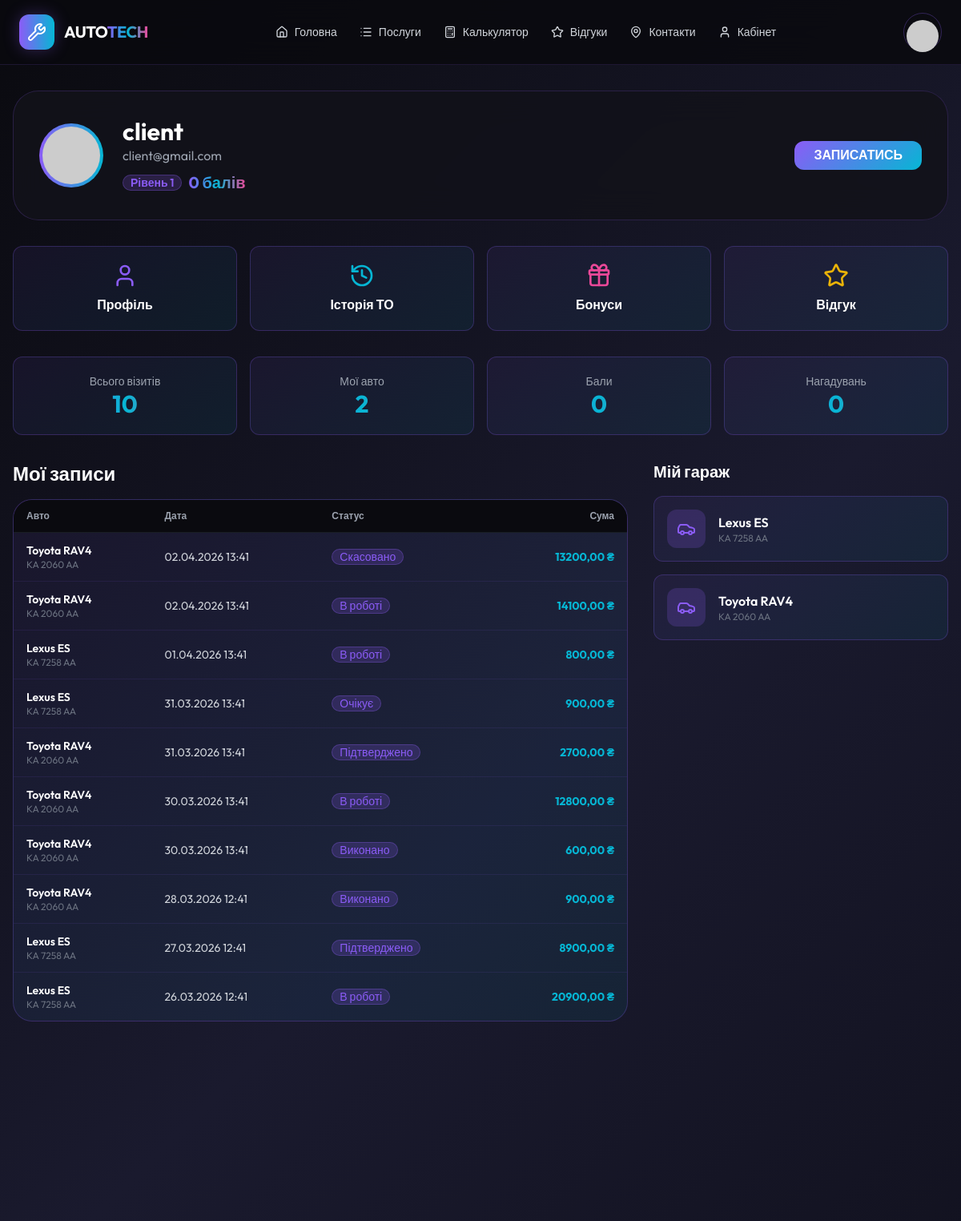
/dashboard/ (signed in, upper part), run on an earlier commit of the app's database.
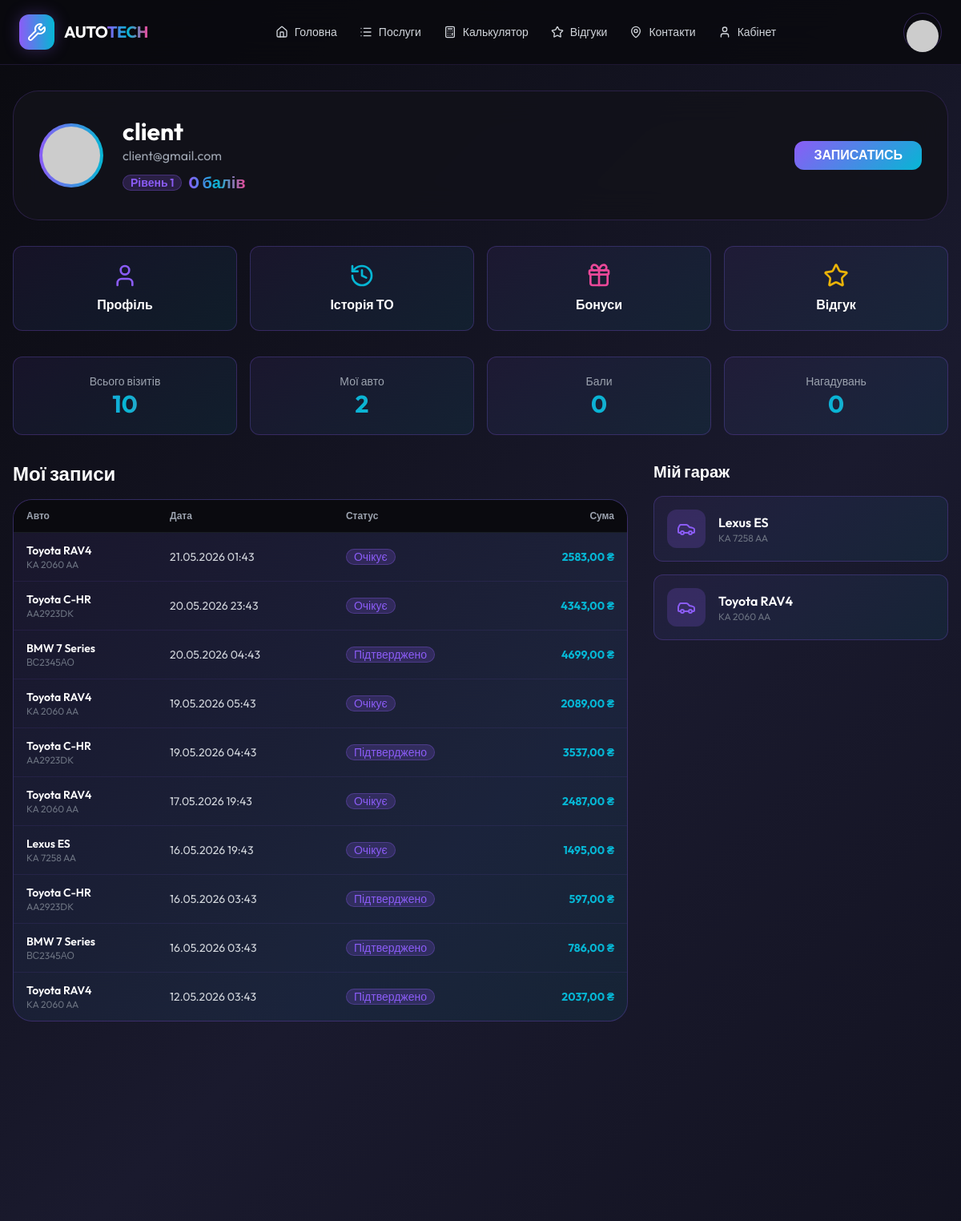
And on a later commit of the database.
### bookings/models.py (models this page shows, shortened)
class Booking(models.Model):
    class Status(models.TextChoices):
        PENDING = "PENDING", _("Очікує")
        CONFIRMED = "CONFIRMED", _("Підтверджено")
        IN_PROGRESS = "IN_PROGRESS", _("В роботі")
        DONE = "DONE", _("Виконано")
        CANCELLED = "CANCELLED", _("Скасовано")
    client = models.ForeignKey(
        settings.AUTH_USER_MODEL, on_delete=models.CASCADE, related_name="bookings"
    )
    car = models.ForeignKey(UserCar, on_delete=models.CASCADE, related_name="bookings")
    mechanic = models.ForeignKey(
        settings.AUTH_USER_MODEL,
        on_delete=models.SET_NULL,
        null=True,
        blank=True,
        limit_choices_to={"role": "MECHANIC"},
        related_name="assigned_tasks",
    )
    scheduled_at = models.DateTimeField(verbose_name=_("Заплановано на"))
    service_type = models.CharField(max_length=200, blank=True, verbose_name=_("Тип послуги"))
    status = models.CharField(
        max_length=20, choices=Status.choices, default=Status.PENDING, verbose_name=_("Статус")
    )
    total_cost = models.DecimalField(
        max_digits=10, decimal_places=2, default=0, verbose_name=_("Загальна вартість")
    )
    notes = models.TextField(blank=True, verbose_name=_("Примечания"))
    created_at = models.DateTimeField(auto_now_add=True)
    class Meta:
        verbose_name = _("Запис на сервіс")
        verbose_name_plural = _("Записи на сервіс")
        ordering = ["-scheduled_at"]

### cars/models.py (models this page shows, shortened)
class UserCar(models.Model):
    class FuelType(models.TextChoices):
        GASOLINE = "GASOLINE", _("Бензин")
        DIESEL = "DIESEL", _("Дизель")
        LPG = "LPG", _("Газ/Газ-бензин")
        ELECTRIC = "ELECTRIC", _("Електро")
        HYBRID = "HYBRID", _("Гібрид")
        CNG = "CNG", _("Метан")
    class EngineType(models.TextChoices):
        NATURAL = "NATURAL", _("Атмосферний")
        TURBO = "TURBO", _("Турбований")
        SUPERCHARGE = "SUPERCHARGE", _("Наддувний")
    class TechnicalCondition(models.TextChoices):
        EXCELLENT = "EXCELLENT", _("Відмінний")
        GOOD = "GOOD", _("Добрий")
        NEEDS_REPAIR = "NEEDS_REPAIR", _("Потребує ремонту")
        CRITICAL = "CRITICAL", _("Критичний")
    user = models.ForeignKey(
        settings.AUTH_USER_MODEL, on_delete=models.CASCADE, related_name="my_cars"
    )
    model = models.ForeignKey(CarModel, on_delete=models.PROTECT)
    vin = models.CharField(
        max_length=17, unique=True, blank=True, null=True, verbose_name=_("VIN-код")
    )
    license_plate = models.CharField(max_length=20, verbose_name=_("Держ. номер"))
    year = models.PositiveIntegerField(verbose_name=_("Рік випуску"))
    mileage = models.PositiveIntegerField(default=0, verbose_name=_("Пробіг (км)"))
    engine_type = models.CharField(
        max_length=20,
        choices=EngineType.choices,
        blank=True,
        null=True,
        verbose_name=_("Тип двигуна"),
    )
    engine_volume = models.DecimalField(
        max_digits=3, decimal_places=1, blank=True, null=True, verbose_name=_("Об'єм двигуна (л)")
    )
    fuel_type = models.CharField(
        max_length=20, choices=FuelType.choices, blank=True, null=True, verbose_name=_("Тип палива")
    )
    technical_condition = models.CharField(
        max_length=20,
        choices=TechnicalCondition.choices,
        default=TechnicalCondition.GOOD,
        verbose_name=_("Технічний стан"),
    )
    class Meta:
        verbose_name = _("Автомобіль користувача")
        verbose_name_plural = _("Автомобілі користувачів")

class CarModel(models.Model):
    brand = models.ForeignKey(CarBrand, on_delete=models.CASCADE, related_name="models")
    name = models.CharField(max_length=100, verbose_name=_("Модель"))
    year_start = models.PositiveIntegerField(default=2000)
    year_end = models.PositiveIntegerField(blank=True, null=True)
    def __str__(self):
        return f"{self.brand.name} {self.name}"
    class Meta:
        verbose_name = _("Модель авто")
        verbose_name_plural = _("Моделі авто")

class CarBrand(models.Model):
    name = models.CharField(max_length=100, unique=True, verbose_name=_("Марка"))
    logo = models.ImageField(upload_to="brands/", blank=True, null=True)
    class Meta:
        verbose_name = _("Марка авто")
        verbose_name_plural = _("Марки авто")

### dashboard/views.py (the view, shortened to what this page needs)
# urls.py: path("dashboard/", views.MultiRoleDashboardView.as_view(), name="index"),
class MultiRoleDashboardView(LoginRequiredMixin, TemplateView):
    def get_template_names(self):
        role = self.request.user.role
        if role == "MANAGER" or role == "ADMIN":
            return ["dashboard/manager.html"]
        elif role == "MECHANIC":
            return ["dashboard/mechanic.html"]
        return ["dashboard/index.html"]
    def get_context_data(self, **kwargs):
        context = super().get_context_data(**kwargs)
        user = self.request.user
        if user.role == "CLIENT":
            context["bookings"] = Booking.objects.filter(client=user).order_by("-scheduled_at")[:10]
            context["cars"] = UserCar.objects.filter(user=user)
            context["bonus_account"], _ = BonusPoints.objects.get_or_create(user=user)
            context["bonus_transactions"] = BonusTransaction.objects.filter(user=user).order_by(
                "-created_at"
            )[:10]
            context["service_history"] = ServiceHistory.objects.filter(car__user=user).order_by(
                "-service_date"
            )[:10]
            context["reminders"] = Reminder.objects.filter(user=user, is_active=True)[:5]
            context["unread_notifications"] = Notification.objects.filter(
                user=user, is_read=False
            ).count()
            context["my_reviews"] = Review.objects.filter(user=user).order_by("-created_at")[:5]
        context["now"] = datetime.now()
        return context

### templates/dashboard/index.html (shortened to what the changed rows need)
{% extends 'base.html' %}
{% load static %}
{% block content %}
<div class="space-y-8">
    <div class="glass-panel rounded-[32px] p-8 scroll-animate">
        <div class="flex flex-col md:flex-row justify-between items-center gap-6">
            <div class="flex items-center gap-6">
                <div>
                    <h1 class="text-3xl font-bold text-white">{{ user.username }}</h1>
                </div>
            </div>
        </div>
    </div>
    <div class="grid grid-cols-1 lg:grid-cols-3 gap-8">
        <div class="lg:col-span-2 space-y-4">
            <h2 class="text-2xl font-bold text-white">Мої записи</h2>
            <div class="cyber-card overflow-hidden rounded-[24px]">
                <table class="table w-full">
                    <thead class="bg-cyber-dark">
                        <tr class="text-gray-400">
                            <th class="bg-transparent">Авто</th>
                            <th class="bg-transparent">Дата</th>
                            <th class="bg-transparent">Статус</th>
                            <th class="bg-transparent text-right">Сума</th>
                        </tr>
                    </thead>
                    <tbody>
                        {% for booking in bookings %}
                        <tr class="border-t border-cyber-purple/10 hover:bg-cyber-purple/5">
                            <td>
                                <div class="font-semibold text-white">{{ booking.car.model }}</div>
                                <div class="text-xs text-gray-500">{{ booking.car.license_plate }}</div>
                            </td>
                            <td class="text-gray-300">{{ booking.scheduled_at|date:"d.m.Y H:i" }}</td>
                            <td>
                                <span class="badge bg-cyber-purple/20 border-cyber-purple/30 text-cyber-purple">
                                    {{ booking.get_status_display }}
                                </span>
                            </td>
                            <td class="text-right font-bold text-cyber-cyan">{{ booking.total_cost }} ₴</td>
                        </tr>
                        {% empty %}
                        <tr>
                            <td colspan="4" class="py-8 text-center text-gray-500">Записів не знайдено</td>
                        </tr>
                        {% endfor %}
                    </tbody>
                </table>
            </div>
        </div>
        <div class="space-y-6">
            <div class="space-y-4">
                {% for car in cars %}
                <div class="cyber-card p-4 rounded-xl flex items-center gap-4">
                    <div class="w-12 h-12 rounded-xl bg-cyber-purple/20 flex items-center justify-center">
                        <i data-lucide="car" class="text-cyber-purple"></i>
                    </div>
                    <div>
                        <div class="font-semibold text-white">{{ car.model }}</div>
                        <div class="text-xs text-gray-500">{{ car.license_plate }}</div>
                    </div>
                </div>
                {% empty %}
                <div class="cyber-card p-6 text-center text-gray-500 rounded-xl">
                    <i data-lucide="car" class="w-10 h-10 mx-auto mb-2 opacity-30"></i>
                    <p>Додайте авто в гараж</p>
                </div>
                {% endfor %}
            </div>
        </div>
    </div>
</div>
{% endblock %}

What changed in the data, as far as the page shows it:
removed Booking: car.model "Toyota RAV4", car.license_plate "KA 2060 AA", scheduled_at "02.04.2026 13:41", status "Скасовано", total_cost "13200,00"
removed Booking: car.model "Toyota RAV4", car.license_plate "KA 2060 AA", scheduled_at "02.04.2026 13:41", status "В роботі", total_cost "14100,00"
removed Booking: car.model "Lexus ES", car.license_plate "KA 7258 AA", scheduled_at "01.04.2026 13:41", status "В роботі", total_cost "800,00"
removed Booking: car.model "Lexus ES", car.license_plate "KA 7258 AA", scheduled_at "31.03.2026 13:41", status "Очікує", total_cost "900,00"
removed Booking: car.model "Toyota RAV4", car.license_plate "KA 2060 AA", scheduled_at "31.03.2026 13:41", status "Підтверджено", total_cost "2700,00"
removed Booking: car.model "Toyota RAV4", car.license_plate "KA 2060 AA", scheduled_at "30.03.2026 13:41", status "В роботі", total_cost "12800,00"
removed Booking: car.model "Toyota RAV4", car.license_plate "KA 2060 AA", scheduled_at "30.03.2026 13:41", status "Виконано", total_cost "600,00"
removed Booking: car.model "Toyota RAV4", car.license_plate "KA 2060 AA", scheduled_at "28.03.2026 12:41", status "Виконано", total_cost "900,00"
removed Booking: car.model "Lexus ES", car.license_plate "KA 7258 AA", scheduled_at "27.03.2026 12:41", status "Підтверджено", total_cost "8900,00"
removed Booking: car.model "Lexus ES", car.license_plate "KA 7258 AA", scheduled_at "26.03.2026 12:41", status "В роботі", total_cost "20900,00"
added Booking: car.model "Toyota RAV4", car.license_plate "KA 2060 AA", scheduled_at "21.05.2026 01:43", status "Очікує", total_cost "2583,00"
added Booking: car.model "Toyota C-HR", car.license_plate "AA2923DK", scheduled_at "20.05.2026 23:43", status "Очікує", total_cost "4343,00"
added Booking: car.model "BMW 7 Series", car.license_plate "ВС2345АО", scheduled_at "20.05.2026 04:43", status "Підтверджено", total_cost "4699,00"
added Booking: car.model "Toyota RAV4", car.license_plate "KA 2060 AA", scheduled_at "19.05.2026 05:43", status "Очікує", total_cost "2089,00"
added Booking: car.model "Toyota C-HR", car.license_plate "AA2923DK", scheduled_at "19.05.2026 04:43", status "Підтверджено", total_cost "3537,00"
added Booking: car.model "Toyota RAV4", car.license_plate "KA 2060 AA", scheduled_at "17.05.2026 19:43", status "Очікує", total_cost "2487,00"
added Booking: car.model "Lexus ES", car.license_plate "KA 7258 AA", scheduled_at "16.05.2026 19:43", status "Очікує", total_cost "1495,00"
added Booking: car.model "Toyota C-HR", car.license_plate "AA2923DK", scheduled_at "16.05.2026 03:43", status "Підтверджено", total_cost "597,00"
added Booking: car.model "BMW 7 Series", car.license_plate "ВС2345АО", scheduled_at "16.05.2026 03:43", status "Підтверджено", total_cost "786,00"
added Booking: car.model "Toyota RAV4", car.license_plate "KA 2060 AA", scheduled_at "12.05.2026 03:43", status "Підтверджено", total_cost "2037,00"
